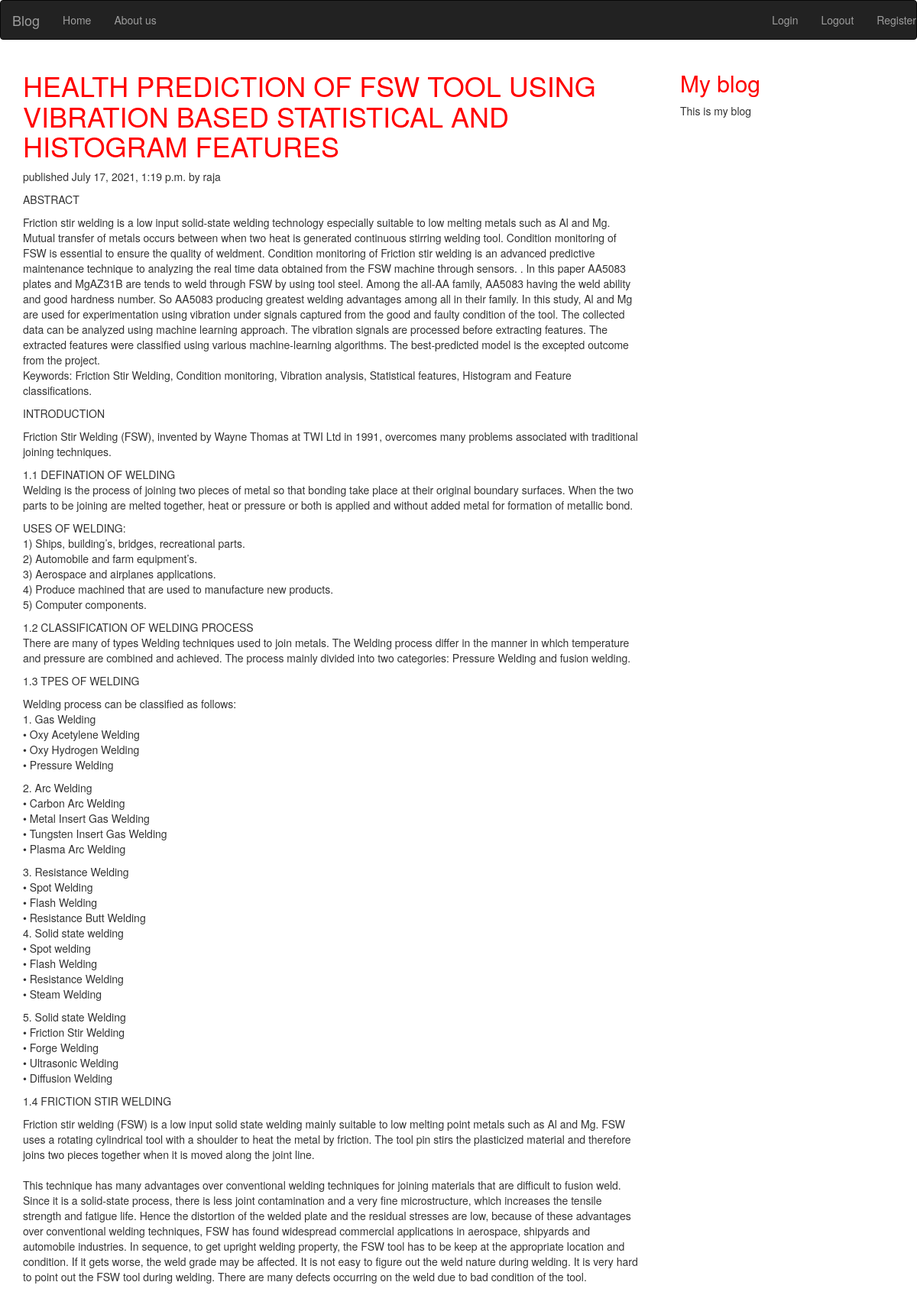
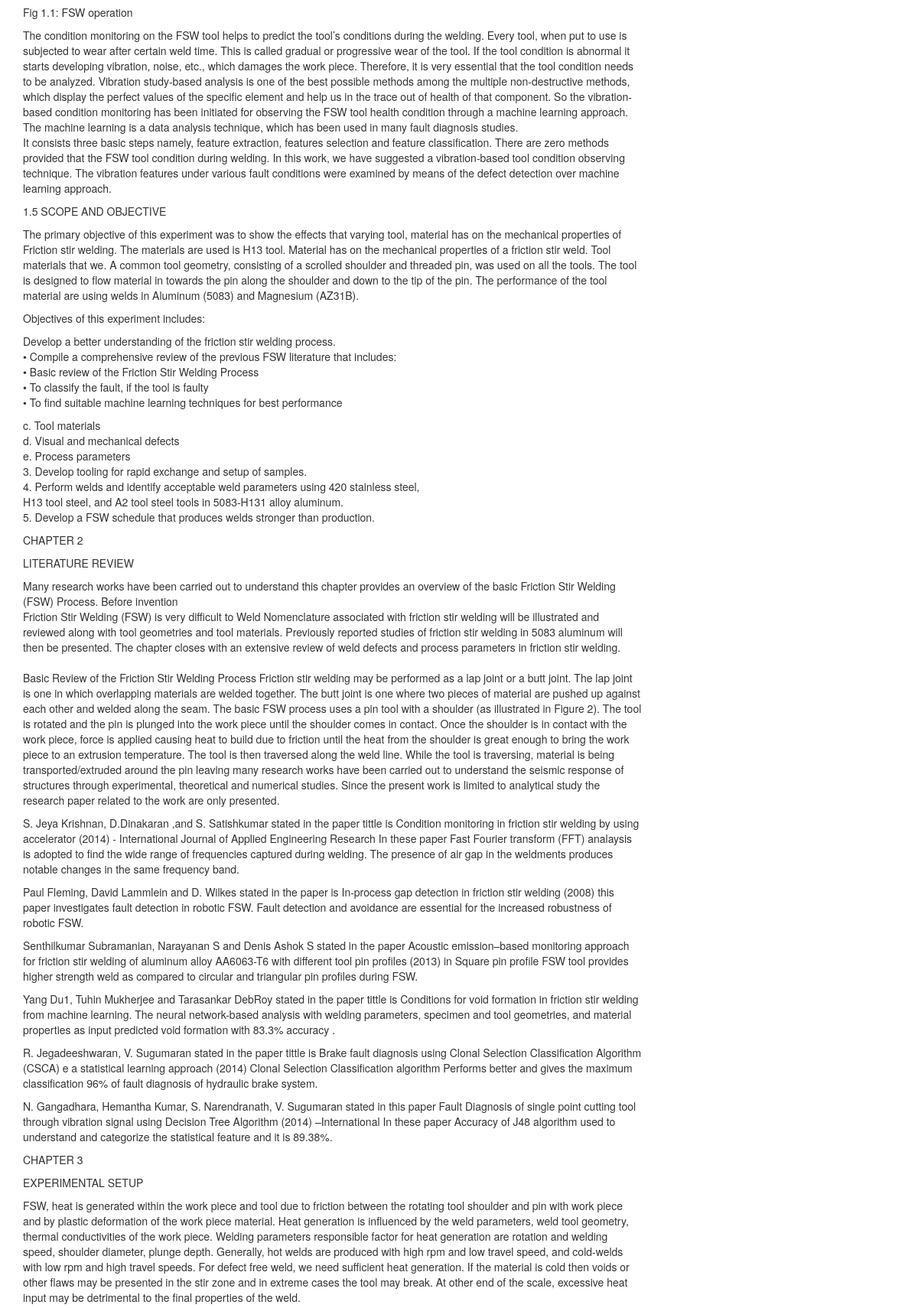
/2021/7/17/health-prediction-of-fsw-tool-using-vibration-based-statistical-and-histogram-features/ (upper part), run on the app's committed database (2 pictures, top to bottom).
### blog/models.py (models this page shows, shortened)
class Post(models.Model):
    STATUS_CHOICES= (('draft','Draft'),('published','Published'),)
    title = models.CharField(max_length=250)
    slug = models.SlugField(max_length=250, unique_for_date='publish')
    author = models.ForeignKey(User,on_delete=models.CASCADE,related_name='blog_posts')
    body = models.TextField()
    publish = models.DateTimeField(default=timezone.now)
    created = models.DateTimeField(auto_now_add=True)
    updated = models.DateTimeField(auto_now=True)
    status = models.CharField(max_length=10,choices=STATUS_CHOICES,default='draft')
    objects = models.Manager()
    published = PublishedManager()
    tags=TaggableManager()
    class Meta:
        ordering = ('-publish',)

### blog/views.py (the view)
# urls.py: path('<int:year>/<int:month>/<int:day>/<slug:post>/', views.post_detail, name='post_detail'),
def post_detail(request,year,month,day,post):
    post = get_object_or_404(Post,slug=post, status='published',
                             publish__year=year,publish__month=month,
                            publish__day=day )
    comments = post.comments.filter(active=True)
    new_comment = None
    if request.method == 'POST':
        comment_form = CommentForm(data=request.POST)
        if comment_form.is_valid():
            new_comment = comment_form.save(commit=False)
            new_comment.post = post
            new_comment.save()
    else:
        comment_form = CommentForm()
    return render(request,'blog/post_detail.html',{'post':post,'comments':comments,
                   'new_comment':new_comment,
                   'comment_form':comment_form})

### templates/blog/post_detail.html (shortened to what this page needs)
{% extends 'blog/base.html' %}
{% block content %}
 <h1>{{ post.title }}</h1>
 <p class="date">
   published {{ post.publish}} by {{ post.author }}
 </p>
 {{ post.body|linebreaks }}
{% endblock %}

### static/css/blog.css (style rules this page uses)
body { background-color: red; }

### templates/blog/base.html (style rules this page uses)
h1,h2 { color: red; }
body { background: url('https://images.unsplash.com/photo-1511184150666-9bb7d41a88f4?ixid=MnwxMjA3fDB8MHxwaG90by1wYWdlfHx8fGVufDB8fHx8&ixlib=rb-1.2.1&auto=format&fit=crop&w=1950&q=80'); background-repeat: no-repeat; background-size: cover; }

### data on the page
Post: title "HEALTH PREDICTION OF FSW TOOL USING VIBRATION BASED STATISTICAL AND HISTOGRAM FEATURES", publish "July 17, 2021, 1:19 p.m.", author "raja", body "ABSTRACT Friction stir welding is a low input solid-state welding technology especially suitable to low melting metals such as Al and Mg. Mutual transfer of metals occurs between when two heat is generated continuous stirring welding tool. Condition monitoring of FSW is essential to ensure the quality of weldment. Condition monitoring of Friction stir welding is an advanced predictive maintenance technique to analyzing the real time data obtained from the FSW machine through sensors. . In this paper AA5083 plates and MgAZ31B are tends to weld through FSW by using tool steel. Among the all-AA family, AA5083 having the weld ability and good hardness number. So AA5083 producing greatest…"
